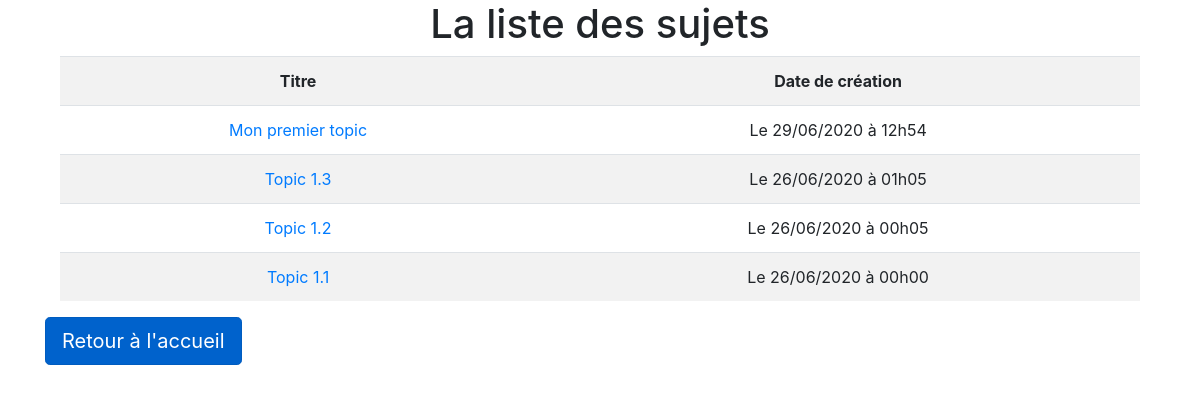
Page /topic.php?id=1 on the committed database.
### tables this page shows
CREATE TABLE `topic` (
  `id` int(11) NOT NULL,
  `id_forum` int(11) NOT NULL,
  `titre` varchar(50) NOT NULL,
  `contenu` text NOT NULL,
  `date_creation` datetime NOT NULL
);

### topic.php (the view, shortened to what this page needs)
<?php
  include("bdd/connexionBDD.php");
  $getid = intval(trim(htmlentities($_GET['id'])));
  $req = $db->prepare("SELECT *, DATE_FORMAT(date_creation, 'Le %d/%m/%Y à %H\h%i') as date_c FROM topic WHERE id_forum = ? ORDER BY date_creation DESC");
  $req->execute(array($getid));
  $res = $req->fetchAll();
?>
<!DOCTYPE html>
<html lang="fr">
  <head>
    <link rel="stylesheet" href="https://stackpath.bootstrapcdn.com/bootstrap/4.3.1/css/bootstrap.min.css">
    <link rel="stylesheet" href="css/index.css">
  </head>
  <body>
    <div class="container">
    <h1>La liste des sujets</h1>
    <div class="col-sm-12 col-md-12 col-lg-12">
  <div class="table-responsive">
    <table class="table table-striped">
      <tr>
        <th>Titre</th>
        <th>Date de création</th>
      </tr>
      <?php
        foreach($res as $r){
      ?>
        <tr>
          <td><a href="contenu.php?categorie=<?= $getid?>&topic=<?=$r['id']?>"><?= $r['titre'] ?></a></td>
          <td><?= $r['date_c'] ?></td>
        </tr>
      <?php
      }
      ?>
    </table>
  </div>
</div>
        <a href="index.php" class="btn btn-primary btn-lg active" role="button" aria-pressed="true" style="float: left; margin-bottom:10px;">Retour à l'accueil</a>
</div>
  </body>
</html>

### css/index.css (style rules this page uses)
.container { text-align: center; }

### rows in the picture
topic: titre "Mon premier topic", date_c "Le 29/06/2020 à 12h54"
topic: titre "Topic 1.3", date_c "Le 26/06/2020 à 01h05"
topic: titre "Topic 1.2", date_c "Le 26/06/2020 à 00h05"
topic: titre "Topic 1.1", date_c "Le 26/06/2020 à 00h00"
